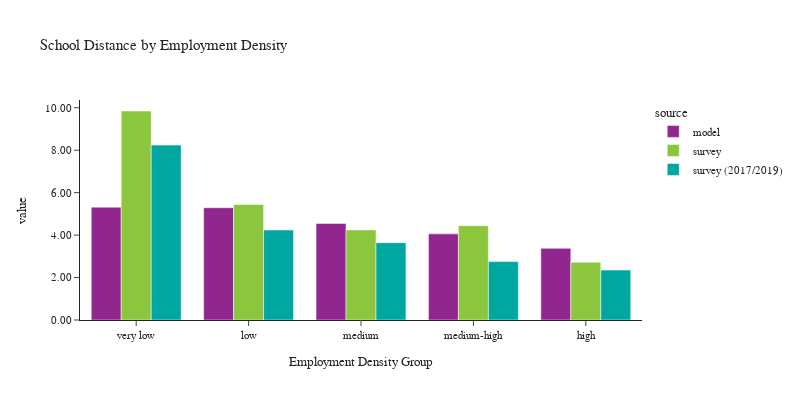

Notebook source saved alongside this figure:
### Code cell
plot_school_location(df_students, 'emp_density_group', 'Employment Density', 'Employment Density Group')

### Figure 1 — Plotly figure (JSON) as saved in the notebook; plotly's stock layout.template omitted (floating-point values rounded to 4 significant figures)
{"data": [{"alignmentgroup": "True", "customdata": [[166269], [123170], [276835], [243258], [163935]], "hovertemplate": "source=model<br>emp_density_group=%{x}<br>value=%{y}<br>sample count=%{customdata[0]}<extra></extra>", "legendgroup": "model", "marker": {"color": "#91268F", "pattern": {"shape": ""}}, "name": "model", "offsetgroup": "model", "orientation": "v", "showlegend": true, "textposition": "auto", "type": "bar", "x": ["very low", "low", "medium", "medium-high", "high"], "xaxis": "x", "y": [5.318, 5.29, 4.549, 4.058, 3.378], "yaxis": "y"}, {"alignmentgroup": "True", "customdata": [[133], [99], [186], [224], [277]], "hovertemplate": "source=survey<br>emp_density_group=%{x}<br>value=%{y}<br>sample count=%{customdata[0]}<extra></extra>", "legendgroup": "survey", "marker": {"color": "#8CC63E", "pattern": {"shape": ""}}, "name": "survey", "offsetgroup": "survey", "orientation": "v", "showlegend": true, "textposition": "auto", "type": "bar", "x": ["very low", "low", "medium", "medium-high", "high"], "xaxis": "x", "y": [9.847, 5.441, 4.246, 4.445, 2.722], "yaxis": "y"}, {"alignmentgroup": "True", "customdata": [[64], [31], [92], [123], [141]], "hovertemplate": "source=survey (2017/2019)<br>emp_density_group=%{x}<br>value=%{y}<br>sample count=%{customdata[0]}<extra></extra>", "legendgroup": "survey (2017/2019)", "marker": {"color": "#00A7A0", "pattern": {"shape": ""}}, "name": "survey (2017/2019)", "offsetgroup": "survey (2017/2019)", "orientation": "v", "showlegend": true, "textposition": "auto", "type": "bar", "x": ["very low", "low", "medium", "medium-high", "high"], "xaxis": "x", "y": [8.24, 4.241, 3.642, 2.751, 2.35], "yaxis": "y"}], "layout": {"barmode": "group", "font": {"size": 11}, "height": 400, "legend": {"title": {"text": "source"}, "tracegroupgap": 0}, "title": {"text": "School Distance by Employment Density"}, "width": 800, "xaxis": {"anchor": "y", "domain": [0.0, 1.0], "title": {"text": "Employment Density Group"}}, "yaxis": {"anchor": "x", "domain": [0.0, 1.0], "tickformat": ".2f", "title": {"text": "value"}}}}
